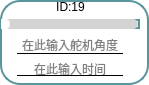
           <widget class="QFrame" name="frame_13">
            <property name="enabled">
             <bool>true</bool>
            </property>
            <property name="layoutDirection">
             <enum>Qt::LayoutDirection::RightToLeft</enum>
            </property>
            <property name="styleSheet">
             <string notr="true">* {
  background: white; /* 背景改为白色 */
  border: 2px solid #59969b; /* 使用与滑块一致的颜色 */
  border-radius: 20px;
}

</string>
            </property>
            <property name="frameShape">
             <enum>QFrame::Shape::StyledPanel</enum>
            </property>
            <property name="frameShadow">
             <enum>QFrame::Shadow::Raised</enum>
            </property>
            <widget class="QLineEdit" name="lineEdit_time19">
             <property name="geometry">
              <rect>
               <x>17</x>
               <y>61</y>
               <width>106</width>
               <height>15</height>
              </rect>
             </property>
             <property name="maximumSize">
              <size>
               <width>120</width>
               <height>15</height>
              </size>
             </property>
             <property name="styleSheet">
              <string notr="true">QLineEdit {
            border-top: none;
            border-left: none;
            border-right: none;
            border-bottom: 1px solid black;
            background-color: transparent;
        }
        
        QLineEdit:focus {
            border-bottom: 1px solid #2a70f4;
        }</string>
             </property>
             <property name="alignment">
              <set>Qt::AlignmentFlag::AlignCenter</set>
             </property>
             <property name="dragEnabled">
              <bool>false</bool>
             </property>
             <property name="placeholderText">
              <string>在此输入时间</string>
             </property>
            </widget>
            <widget class="QLineEdit" name="lineEdit_servo19">
             <property name="enabled">
              <bool>true</bool>
             </property>
             <property name="geometry">
              <rect>
               <x>17</x>
               <y>36</y>
               <width>106</width>
               <height>18</height>
              </rect>
             </property>
             <property name="maximumSize">
              <size>
               <width>120</width>
               <height>16777215</height>
              </size>
             </property>
             <property name="layoutDirection">
              <enum>Qt::LayoutDirection::LeftToRight</enum>
             </property>
             <property name="styleSheet">
              <string notr="true">QLineEdit {
            border-top: none;
            border-left: none;
            border-right: none;
            border-bottom: 1px solid black;
            background-color: transparent;
        }
        
        QLineEdit:focus {
            border-bottom: 1px solid #2a70f4;
        }</string>
             </property>
             <property name="alignment">
              <set>Qt::AlignmentFlag::AlignCenter</set>
             </property>
             <property name="placeholderText">
              <string>在此输入舵机角度</string>
             </property>
            </widget>
            <widget class="QSlider" name="Slider_Servo19">
             <property name="geometry">
              <rect>
               <x>1</x>
               <y>19</y>
               <width>139</width>
               <height>10</height>
              </rect>
             </property>
             <property name="maximumSize">
              <size>
               <width>16777215</width>
               <height>10</height>
              </size>
             </property>
             <property name="layoutDirection">
              <enum>Qt::LayoutDirection::LeftToRight</enum>
             </property>
             <property name="styleSheet">
              <string notr="true">QSlider::groove:horizontal {
    border: none;
    height: 10px;
    background-color: lightgray;
    border-radius: 5px;
}

QSlider::handle:horizontal {
    width: 12px; /* 增大滑块的宽度 */
    margin: -1px 0px -1px -5px;
    border-radius: 6px; /* 也可以调整圆角半径以匹配滑块的大小 */
    background-color: white;
}

QSlider::sub-page:horizontal {
    background-color: qlineargradient(x1:0, y1:0, x2:1, y2:1, stop:0 #59969b, stop:1 #04e7fa);
    border-radius: 5px;
}
</string>
             </property>
             <property name="minimum">
              <number>0</number>
             </property>
             <property name="maximum">
              <number>240</number>
             </property>
             <property name="orientation">
              <enum>Qt::Orientation::Horizontal</enum>
             </property>
             <property name="invertedAppearance">
              <bool>false</bool>
             </property>
             <property name="tickPosition">
              <enum>QSlider::TickPosition::NoTicks</enum>
             </property>
             <property name="tickInterval">
              <number>1</number>
             </property>
            </widget>
            <widget class="QLabel" name="label_id19">
             <property name="geometry">
              <rect>
               <x>1</x>
               <y>2</y>
               <width>139</width>
               <height>10</height>
              </rect>
             </property>
             <property name="minimumSize">
              <size>
               <width>0</width>
               <height>10</height>
              </size>
             </property>
             <property name="maximumSize">
              <size>
               <width>16777215</width>
               <height>10</height>
              </size>
             </property>
             <property name="styleSheet">
              <string notr="true">QLabel{border: none; /* 去掉控件的边框 */}
QLabel{background: none; /* 去掉控件的边框 */}</string>
             </property>
             <property name="text">
              <string>ID:19</string>
             </property>
             <property name="alignment">
              <set>Qt::AlignmentFlag::AlignCenter</set>
             </property>
            </widget>
           </widget>
